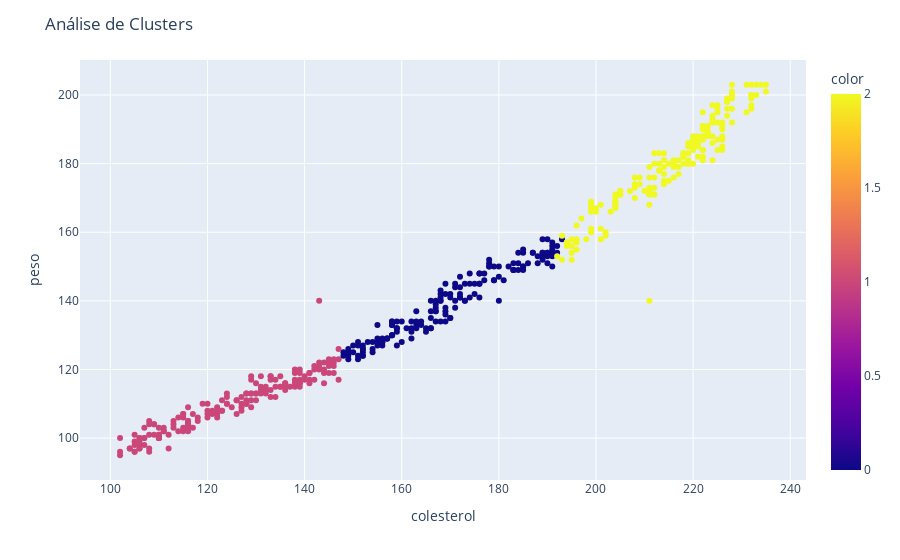

Notebook cell for this chart:
### Code cell
plotar_grafico(base_completa['colesterol'], base_completa['peso'], 'colesterol', 'peso')

### Figure 1 — Plotly figure (JSON) as saved in the notebook; plotly's stock layout.template omitted (floating-point values rounded to 4 significant figures; data arrays with more than 128 entries replaced by an {"elided": "..."} marker saying what was removed)
{"data": [{"hovertemplate": "x=%{x}<br>y=%{y}<br>color=%{marker.color}<extra></extra>", "legendgroup": "", "marker": {"color": {"elided": "502 int values"}, "coloraxis": "coloraxis", "symbol": "circle"}, "mode": "markers", "name": "", "orientation": "v", "showlegend": false, "type": "scatter", "x": {"elided": "502 int values"}, "xaxis": "x", "y": {"elided": "502 int values"}, "yaxis": "y"}], "layout": {"coloraxis": {"colorbar": {"title": {"text": "color"}}, "colorscale": [[0, "#0d0887"], [0.1111, "#46039f"], [0.2222, "#7201a8"], [0.3333, "#9c179e"], [0.4444, "#bd3786"], [0.5556, "#d8576b"], [0.6667, "#ed7953"], [0.7778, "#fb9f3a"], [0.8889, "#fdca26"], [1, "#f0f921"]]}, "legend": {"tracegroupgap": 0}, "margin": {"t": 60}, "title": {"text": "Análise de Clusters"}, "xaxis": {"anchor": "y", "domain": [0, 1], "title": {"text": "colesterol"}}, "yaxis": {"anchor": "x", "domain": [0, 1], "title": {"text": "peso"}}}}
